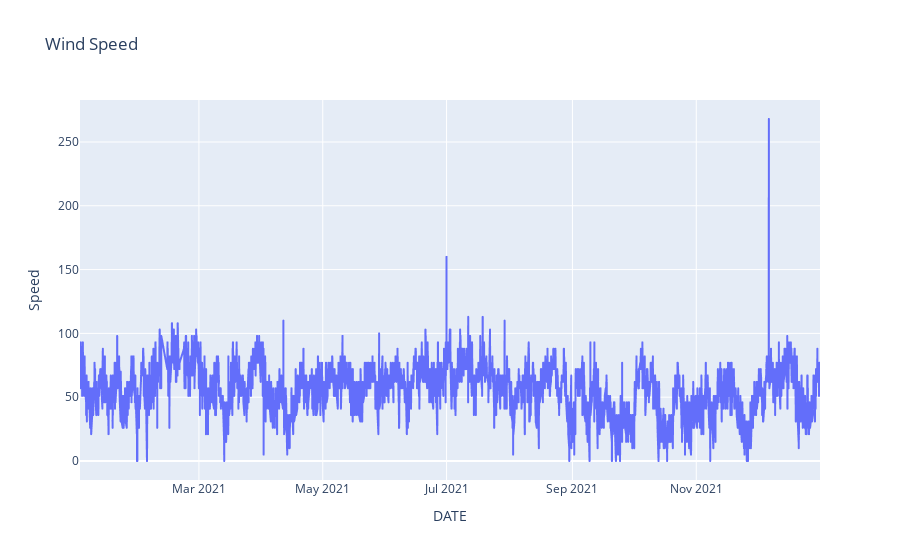

The cell this chart's notebook holds for it:
### Code cell
fig = px.line(df.reset_index(), x='DATE', y="Speed", title='Wind Speed')
fig.show()

### Figure 1 — Plotly figure (JSON) as saved in the notebook; plotly's stock layout.template omitted (floating-point values rounded to 4 significant figures; data arrays with more than 128 entries replaced by an {"elided": "..."} marker saying what was removed)
{"data": [{"hovertemplate": "DATE=%{x}<br>Speed=%{y}<extra></extra>", "legendgroup": "", "line": {"color": "#636efa", "dash": "solid"}, "marker": {"symbol": "circle"}, "mode": "lines", "name": "", "showlegend": false, "x": {"elided": "6134 str values"}, "xaxis": "x", "y": {"elided": "6134 int values"}, "yaxis": "y", "type": "scattergl"}], "layout": {"xaxis": {"anchor": "y", "domain": [0.0, 1.0], "title": {"text": "DATE"}}, "yaxis": {"anchor": "x", "domain": [0.0, 1.0], "title": {"text": "Speed"}}, "legend": {"tracegroupgap": 0}, "title": {"text": "Wind Speed"}}}
